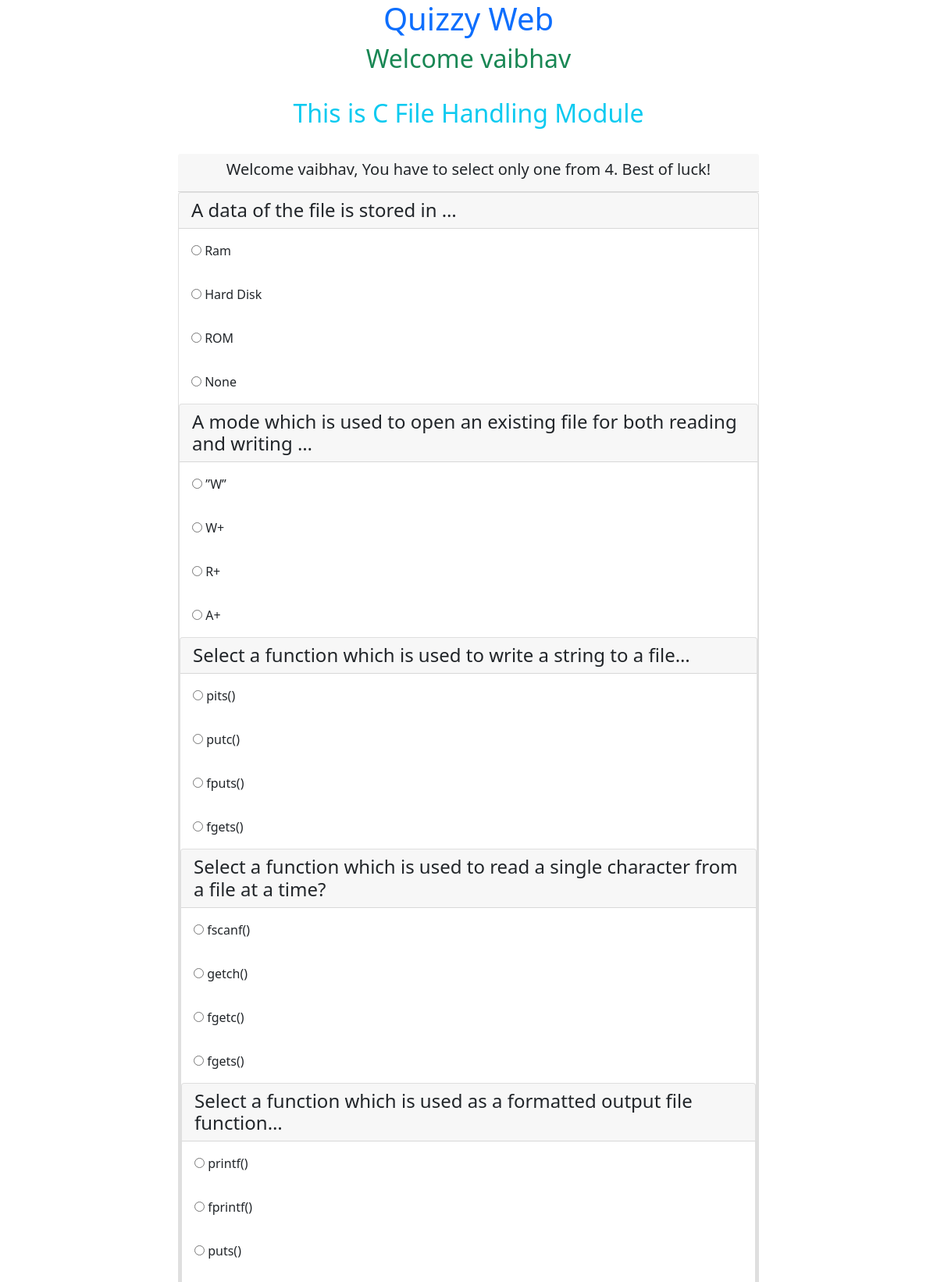
/cfilehandling.php (signed in, upper part), run on the app's committed database.
### tables this page shows
CREATE TABLE `cfilehandling` (
  `qid` int(250) NOT NULL,
  `question` varchar(250) DEFAULT NULL,
  `ans_id` int(250) DEFAULT NULL
);

CREATE TABLE `cfilehandlinganswers` (
  `aid` int(250) NOT NULL,
  `answer` varchar(250) DEFAULT NULL,
  `ans_id` int(250) DEFAULT NULL
);

### cfilehandling.php (the view, shortened to what this page needs)
<?php
   $con = mysqli_connect('localhost','root');
   	mysqli_select_db($con,'quizdbase');
?>
<!DOCTYPE html>
<html lang="en">
<head>
	<link rel="stylesheet" href="css/bootstrap.css">
</head>
<body >
    <div class="container">
        <h1 class="text-center text-primary">Quizzy Web</h1>
        <h2 class="text-center text-success">Welcome <?php echo $_SESSION['username'];?></h2></br>
        <h2 class="text-center text-info">This is C File Handling Module</h2></br>
        <div class="col-lg-8 m-auto d-block">
        <div class=" text-center card-header">
            <h5>Welcome <?php echo $_SESSION['username'];?>, You have to select only one from 4. Best of luck!</h4>
        </div>
    <form action="cfilehandlingcheck.php" method="post">
    <?php
    for($i=1;$i<11;$i++){
    $q="select * from cfilehandling where qid=$i";
    $query=mysqli_query($con,$q);
    while($rows=mysqli_fetch_array($query))
    {
    ?>
        <div class="card">
            <h4 class="card-header"><?php echo $rows['question']?></h4>
            <?php
                $q="select * from cfilehandlinganswers where ans_id=$i";
                $query=mysqli_query($con,$q);
                while($rows=mysqli_fetch_array($query)){
            ?>
            <div class="card-body">
                <input type="radio" name="quizcheck[<?php echo $rows['ans_id']?>]" value="<?php echo $rows['aid'];?>" required>
                <?php echo $rows['answer'];?>
            </div>
    <?php
    }
    }
}
    ?>
    </form>
</div>
</div>
<br><br>
</body>
</html>

### data on the page
cfilehandling: question "A data of the file is stored in …"
cfilehandlinganswers: answer "Ram"
cfilehandlinganswers: answer "Hard Disk"
cfilehandlinganswers: answer "ROM"
cfilehandlinganswers: answer "None"
cfilehandling: question "A mode which is used to open an existing file for both reading and writing …"
cfilehandlinganswers: answer "”W”"
cfilehandlinganswers: answer "W+"
cfilehandlinganswers: answer "R+"
cfilehandlinganswers: answer "A+"
cfilehandling: question "Select a function which is used to write a string to a file…"
cfilehandlinganswers: answer "pits()"
cfilehandlinganswers: answer "putc()"
cfilehandlinganswers: answer "fputs()"
cfilehandlinganswers: answer "fgets()"
cfilehandling: question "Select a function which is used to read a single character from a file at a time?"
cfilehandlinganswers: answer "fscanf()"
cfilehandlinganswers: answer "getch()"
cfilehandlinganswers: answer "fgetc()"
cfilehandlinganswers: answer "fgets()"
cfilehandling: question "Select a function which is used as a formatted output file function…"
cfilehandlinganswers: answer "printf()"
cfilehandlinganswers: answer "fprintf()"
cfilehandlinganswers: answer "puts()"

### other printed values
$_SESSION['username'] "vaibhav"
